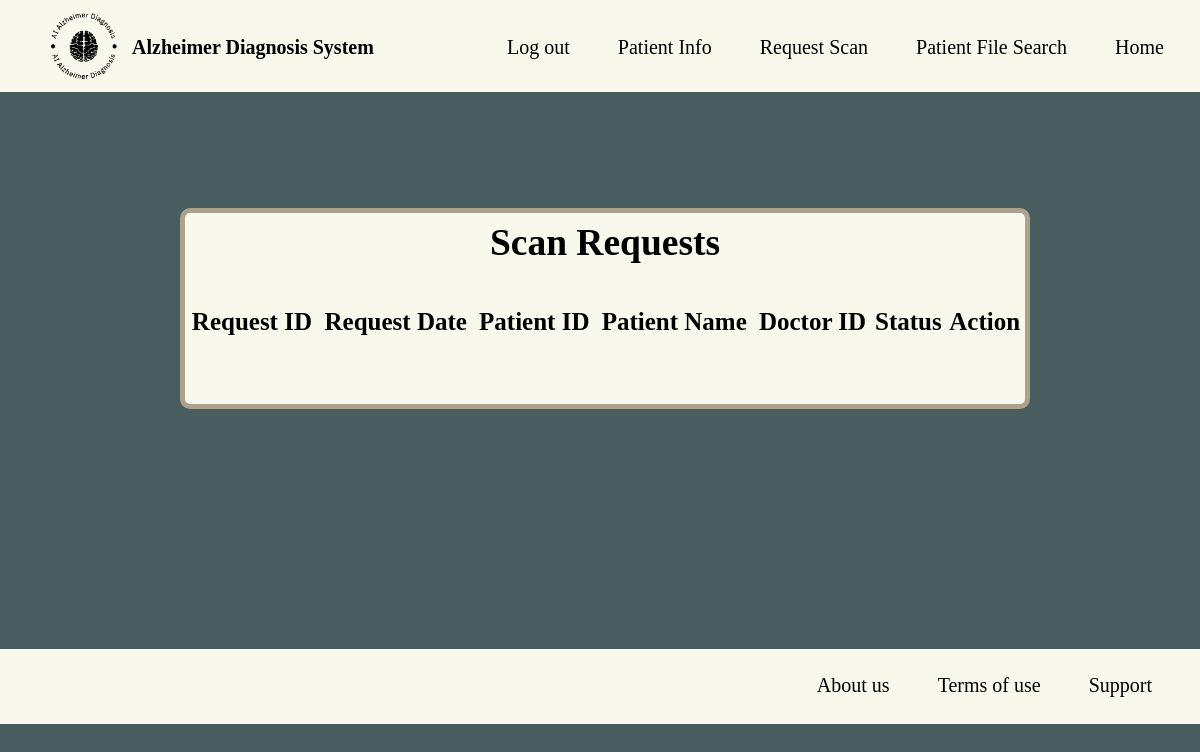
/request_list (signed in), run on an earlier commit of the app's database.
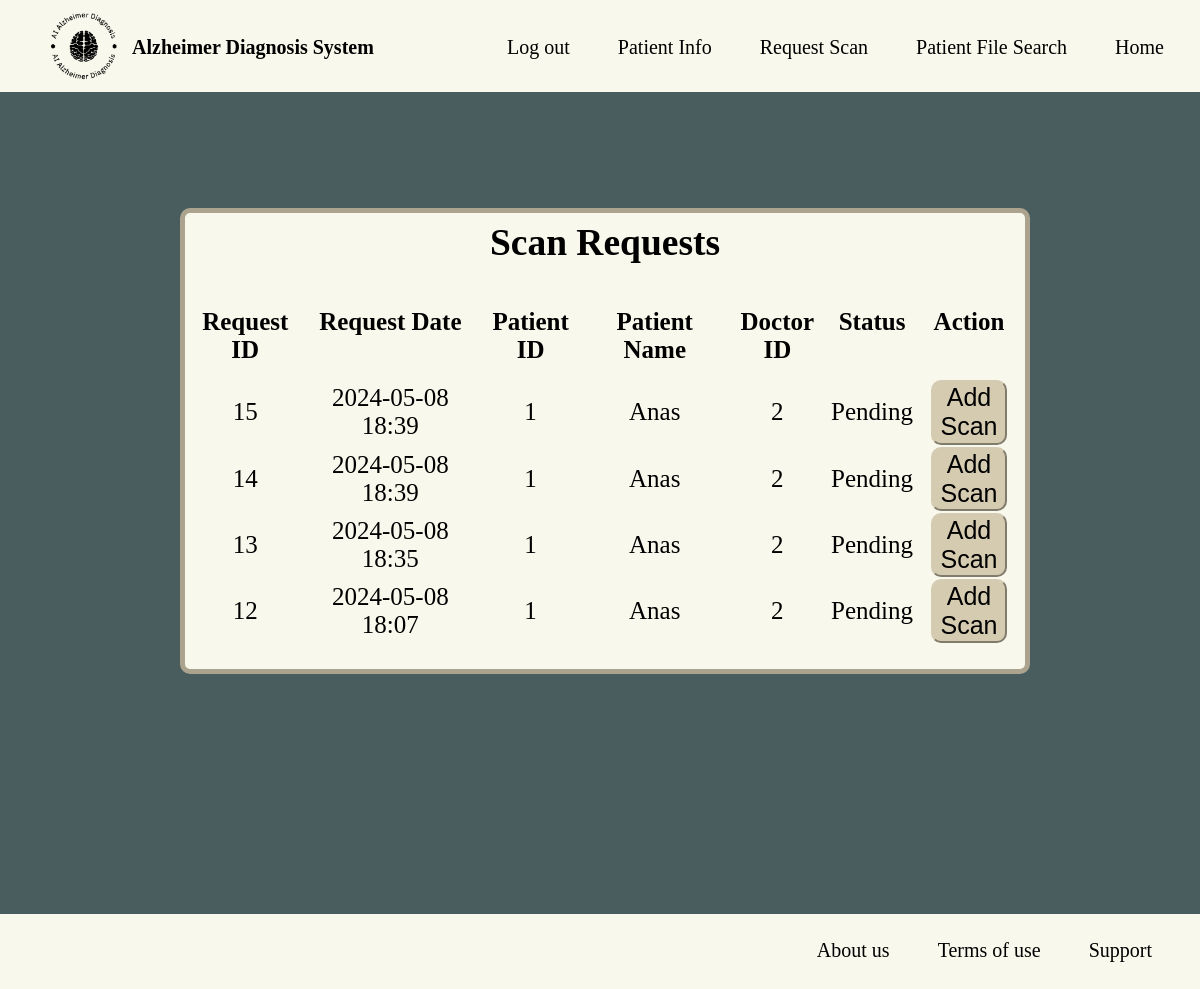
And on a later commit of the database.
### gp/models.py (models this page shows, shortened)
class ScanRequest(db.Model):
    __tablename__ = "scan_requests"
    id = db.Column(db.Integer, primary_key=True)
    scan_date = db.Column(db.DateTime, nullable=False, default=get_ksa_time)
    patient_id = db.Column(db.String(32), db.ForeignKey('patient_info.patient_id'), nullable=False)
    doctor_id = db.Column(db.Integer, db.ForeignKey('doctors.id'))
    requests = db.Column(db.Boolean, default=False, nullable=False)

class PatientInfo(db.Model):
    __tablename__ = "patient_info"
    id = db.Column(db.Integer, primary_key=True)
    username = db.Column(db.String(32), index=True)
    patient_id = db.Column(db.String(32), unique=True, index=True)
    age = db.Column(db.String(32))
    gender = db.Column(db.String(32))
    patients = db.relationship('Patient', backref='patient_info', lazy=True)
    patient_request = db.relationship('ScanRequest', backref='patient_info', lazy=True)

### gp/doctors/views.py (the view)
@doctors.route("/request_list")
@login_required
def request_list():
    requests = db.session.query(ScanRequest, PatientInfo) \
        .join(PatientInfo, ScanRequest.patient_id == PatientInfo.patient_id) \
        .filter(ScanRequest.requests == False) \
        .order_by(ScanRequest.scan_date.desc()) \
        .all()
    forms = {request.ScanRequest.id: SubmitRequestForm() for request in requests}
    return render_template("request_list.html", requests=requests, forms=forms)

### gp/models.py (called while the page is built)
@login_manager.user_loader
def load_user(user_id):
    return Doctor.query.get(int(user_id))

### gp/templates/request_list.html (shortened to what this page needs)
{% extends "base.html" %}
{% block content %}
<br>
<div class="rectangleRs">
    <div class="container">
        <h2>Scan Requests</h2>
        <table class="table table-striped">
            <thead>
                <tr>
                    <th>Request ID</th>
                    <th>Request Date</th>
                    <th>Patient ID</th>
                    <th>Patient Name</th>
                    <th>Doctor ID</th>
                    <th>Status</th>
                    <th>Action</th>
                </tr>
            </thead>
            <tbody>
                {% for request, patient_info in requests %}
                <tr>
                    <td>{{ request.id }}</td>
                    <td>{{ request.scan_date.strftime('%Y-%m-%d %H:%M') }}</td>
                    <td>{{ request.patient_id }}</td>
                    <td>{{ patient_info.username }}</td>
                    <td>{{ request.doctor_id }}</td>
                    <td>{{ 'Pending' if not request.requests else 'Completed' }}</td>
                    <td>
                        <form action="{{ url_for('patients.add_patient') }}" method="GET">
                            <button type="submit" class="btn btn-primary">Add Scan</button>
                        </form>
                    </td>
                </tr>
                {% endfor %}
            </tbody>
        </table>
    </div>
</div>
{% endblock %}

### gp/templates/base.html (shortened to what this page needs)
<!DOCTYPE html>
<html lang="en">
<head>
  <link rel="stylesheet" type="text/css" href="{{ url_for('static', filename='CSS/style.css') }}">
</head>
<body>
  <div class="top">
    <img class="img3" src="{{ url_for('static', filename='images/Logo_black.png') }}" />
    <p>Alzheimer Diagnosis System</p>
    <a href="{{ url_for('core.index') }}">Home</a>
    {% if current_user.is_authenticated %}
      <a href="{{ url_for('patients.search_patient')}}">Patient File Search</a>
      {% if current_user.specialization == "Neurologist" %}
        <a href="{{ url_for('patients.request_scan')}}">Request Scan</a>
      {% endif %}
      <a href="{{ url_for('patients.patient_info')}}">Patient Info</a>
      <a href="{{ url_for('doctors.logout')}}">Log out</a>
    {% else %}
      <a href="{{ url_for('doctors.login')}}">Log in</a>
      <a href="{{ url_for('doctors.register')}}">Register</a>
    {% endif %}
  </div>
  {% block content %}
  {% endblock %}
  <footer>
    <a href="{{ url_for('core.support')}}">Support</a>
    <a href="{{ url_for('core.tremsofuser')}}">Terms of use</a>
    <a href="{{ url_for('core.info') }}">About us</a>
  </footer>
</body>
</html>

### gp/static/CSS/style.css (style rules this page uses)
html, body { height: 100%; }
body { background-color: #4a5d5e; color: #ffffff; font-size: 25px; }
a { padding-left: 20%; font-size: 20px; color: #ffffff; }
a:link { text-decoration: none; }
* { margin: 0; padding: 0; }
.img3 { float: left; margin-left: 3%; width: 8%; height: 110%; }
.top { width: 100%; float: left; background-color: #f8f8ec; }
.top p { float: left; color: #000000; margin-top: 3%; }
.top a { margin-top: 2%; margin-right: 2%; padding: 1%; float: right; color: #000000; }
footer { background-color: #f8f8ec; height: 50px; padding-top: 25px; width: 100%; bottom: 0; left: 0; }
footer a { padding-left: 0%; margin-right: 4%; float: right; color: #000000; }
p { font-weight: bolder; font-size: 20px; margin-right: 10px; flex: 0.3; }

### gp/templates/request_list.html (style rules this page uses)
.rectangleRs { padding-bottom: 2%; margin-top: 15%; margin-left: 15%; margin-bottom: 20%; border-radius: 10px; border: 5px solid #aba38e; width: 70%; background-color: #f8f8ec; text-align: center; color: black; }
.rectangleRs button[type="submit"] { font-size: 25px; padding: 1%; width: 70%; border-radius: 10px; cursor: pointer; border-color: #D5CBB3; background-color: #d5cbb0; }
table { width: 100%; }
td { height: 50px; vertical-align: center; }
th { height: 70px; vertical-align: top; }
h2 { margin-top:1%; margin-bottom:5%; }

What changed in the data, as far as the page shows it:
added ScanRequest: id "15", scan_date "2024-05-08 18:39", patient_id "1", username "Anas", doctor_id "2", requests "Pending"
added ScanRequest: id "14", scan_date "2024-05-08 18:39", patient_id "1", username "Anas", doctor_id "2", requests "Pending"
added ScanRequest: id "13", scan_date "2024-05-08 18:35", patient_id "1", username "Anas", doctor_id "2", requests "Pending"
added ScanRequest: id "12", scan_date "2024-05-08 18:07", patient_id "1", username "Anas", doctor_id "2", requests "Pending"
